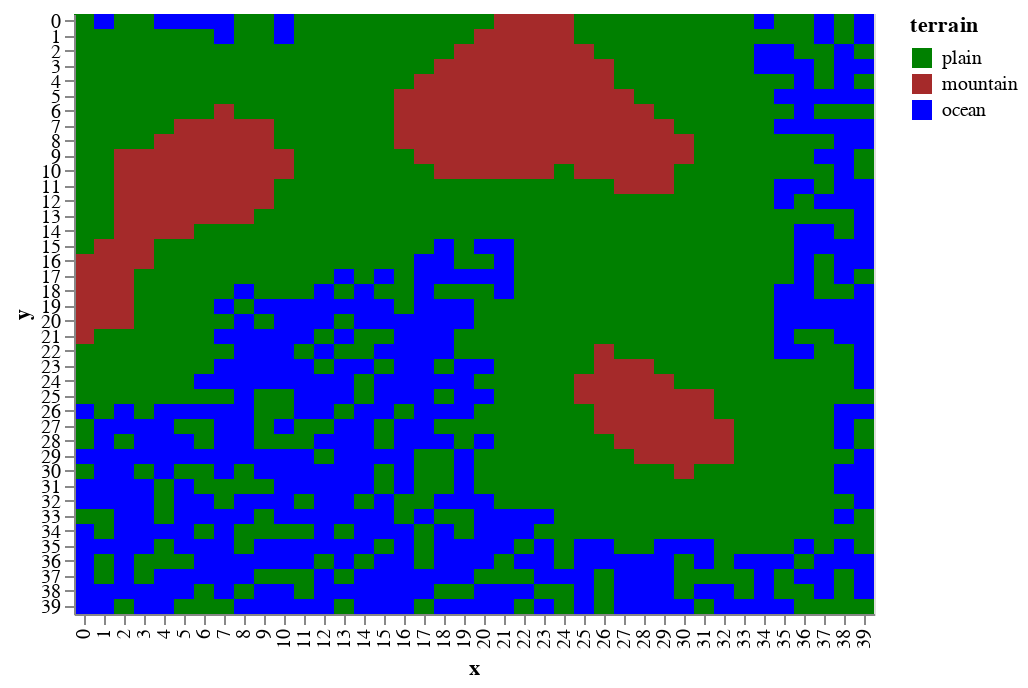

Write notebook code for a chart like this one.
### Markdown cell above
If the oceans were to come in at `height == 0` then you can assume that lower terrain is _under water_

### Code cell
draw.drawTerrainTypes(world.grid_elevation,world.landscape)

### Figure 1 — Vega-Lite specification as saved in the notebook (floating-point values rounded to 4 significant figures; data arrays with more than 128 entries replaced by an {"elided": "..."} marker saying what was removed)
{"$schema": "https://vega.github.io/schema/vega-lite/v2.6.0.json", "config": {"view": {"height": 300, "width": 400}}, "data": {"name": "data-acd378613ed1b6e3389811f0ef16bc38"}, "datasets": {"data-acd378613ed1b6e3389811f0ef16bc38": {"elided": "1600 records"}}, "encoding": {"color": {"field": "terrain", "scale": {"domain": ["plain", "mountain", "ocean"], "range": ["green", "brown", "blue"]}, "type": "nominal"}, "x": {"field": "x", "type": "ordinal"}, "y": {"field": "y", "type": "ordinal"}}, "mark": "rect"}
